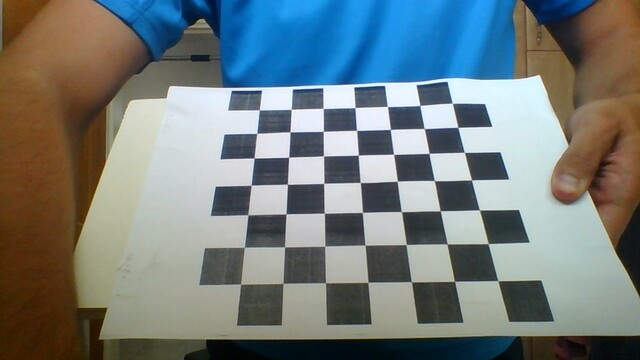
#> input picture Images/calibrate_images/WIN_20190927_14_47_30_Pro.jpg, 640 x 360 px
$ python -i find_pair.py   (imports and definitions only)   (older library calls are emulated)
#> lines starting #> are read from the running program, lines starting #| are printed output that depends on the picture; after the words box and inside, x2 and y2 are one past the last pixel; in counts of white or black regions, pixels touching at a corner belong together
import cv2
from shape import Shape
import numpy as np


def find_pair(image):
    count = 0
    count_biggest = 0
    img1, contours, heir = cv2.findContours(image, cv2.RETR_EXTERNAL, cv2.CHAIN_APPROX_SIMPLE)
    # print("found contours:", len(contours))
    if len(contours) > 1:
        output = cv2.cvtColor(image, cv2.COLOR_GRAY2BGR)
        for j in range(len(contours)):
            shapes = []
            biggest = contours[0]
            for i in contours:
                epsilon = 0.02 * cv2.arcLength(i, True)
                approx = cv2.approxPolyDP(i, epsilon, True)
                output = cv2.drawContours(output, [i], -1, (255, 255, 255), -1)
                output = cv2.drawContours(output, [i], -1, (0, 0, 255), 2)
                if len(approx) > 4:
                    min_y = approx[0][0]
                    min_x = approx[0][0]
                    max_y = approx[0][0]
                    max_x = approx[0][0]
                    for m in range(len(approx)):
                        if approx[m][0][0] > max_x[0]:
                            max_x = approx[m][0]
                        if approx[m][0][0] < min_x[0]:
                            min_x = approx[m][0]
                        if approx[m][0][1] > max_y[1]:
                            max_y = approx[m][0]
                        if approx[m][0][1] < min_y[1]:
                            min_y = approx[m][0]
                    approx = cv2.approxPolyDP(np.array([min_y, min_x, max_y, max_x]), epsilon, True)
                if len(approx) == 4:
                    shapes.append(Shape(approx))
                    if cv2.contourArea(approx) > cv2.contourArea(biggest):
                        biggest = i
                        count_biggest = count
                    count += 1
            cv2.imshow("image with contours", output)
            if len(shapes) > 1:
                return shapes[count_biggest], shapes[count_biggest].calc_relevance(shapes)
            else:
                return None, None
    else:
        return None, None

>>> import cv2
>>> picture = cv2.imread('Images/calibrate_images/WIN_20190927_14_47_30_Pro.jpg', cv2.IMREAD_GRAYSCALE)
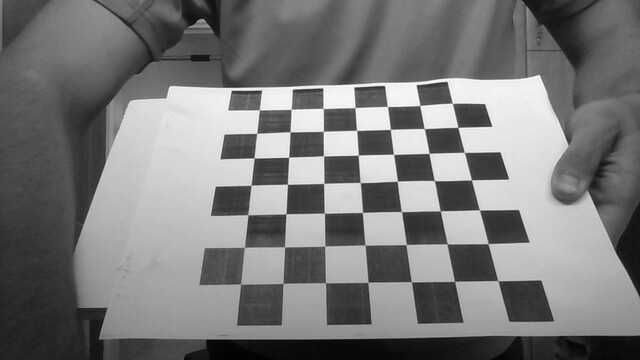
#> picture: shape (360, 640); min 0, max 255, mean 121
>>> result = find_pair(picture)
#> in find_pair, `img1, contours, heir = cv2.findContours(image, cv2.RETR_EXTERNAL, cv2...`: contours = 1 item

$ run again, on Images/calibrate_images/WIN_20190927_14_47_33_Pro.jpg
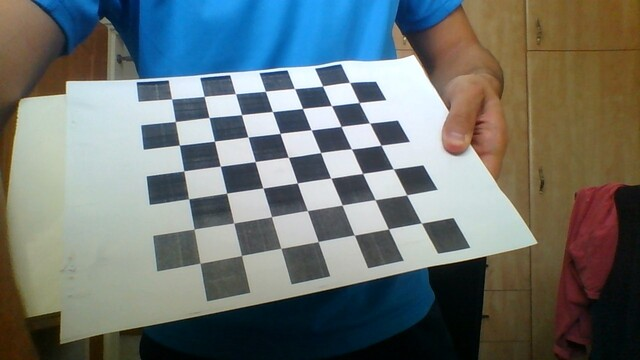
#> input picture Images/calibrate_images/WIN_20190927_14_47_33_Pro.jpg, 640 x 360 px
#> `picture = cv2.imread('Images/calibrate_images/WIN_20190927_14_47_30_Pr..`:
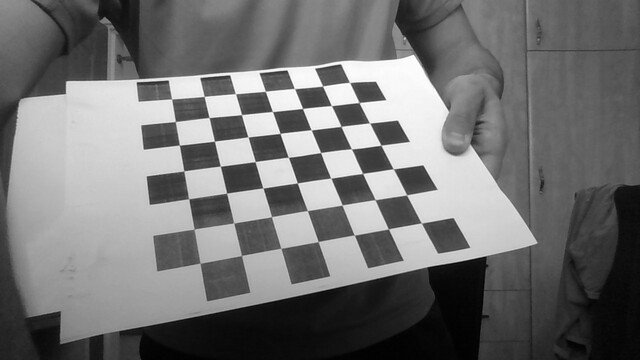
#> picture: shape (360, 640); min 0, max 255, mean 113.8
#> contours = [[[0, 0], [0, 359], [639, 359], [639, 0]]]

$ run again, on Images/calibrate_images/WIN_20190927_14_47_37_Pro.jpg
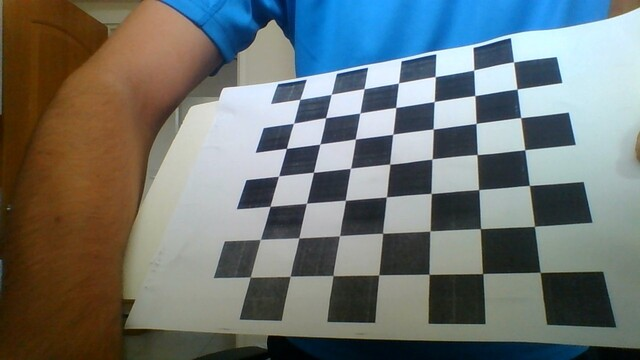
#> input picture Images/calibrate_images/WIN_20190927_14_47_37_Pro.jpg, 640 x 360 px
#> `picture = cv2.imread('Images/calibrate_images/WIN_20190927_14_47_30_Pr..`:
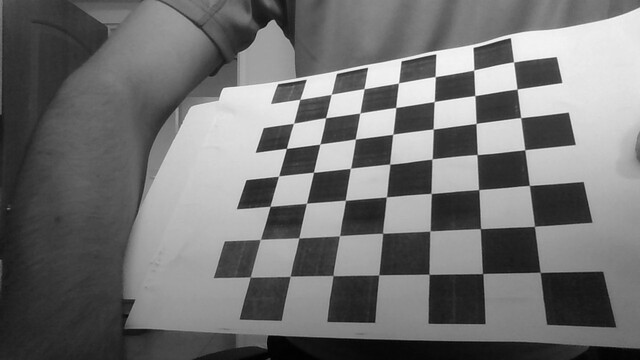
#> picture: shape (360, 640); min 0, max 255, mean 114
#> contours = 1 item

$ run again, on Images/calibrate_images/WIN_20190927_14_47_51_Pro.jpg
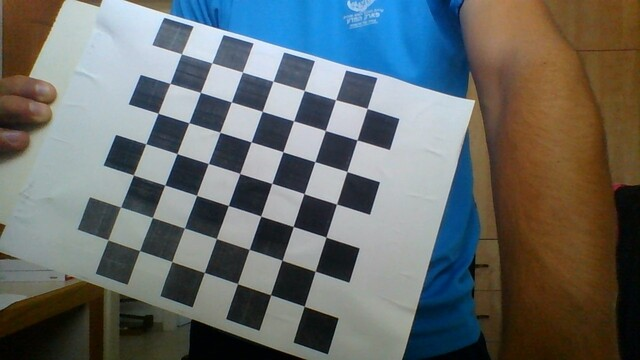
#> input picture Images/calibrate_images/WIN_20190927_14_47_51_Pro.jpg, 640 x 360 px
#> `picture = cv2.imread('Images/calibrate_images/WIN_20190927_14_47_30_Pr..`:
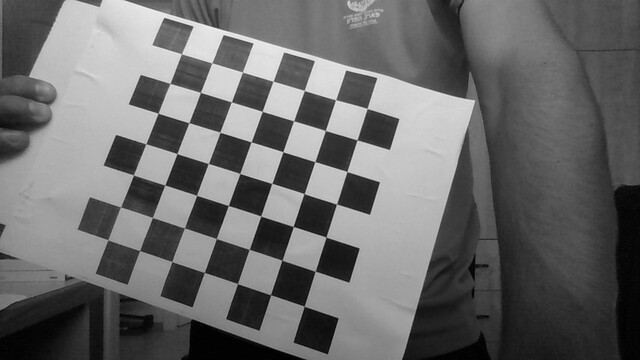
#> picture: shape (360, 640); min 0, max 244, mean 105.6
#> contours = 1 contour; box (x1, y1, x2, y2) and area: (0, 0, 640, 360) 229390
